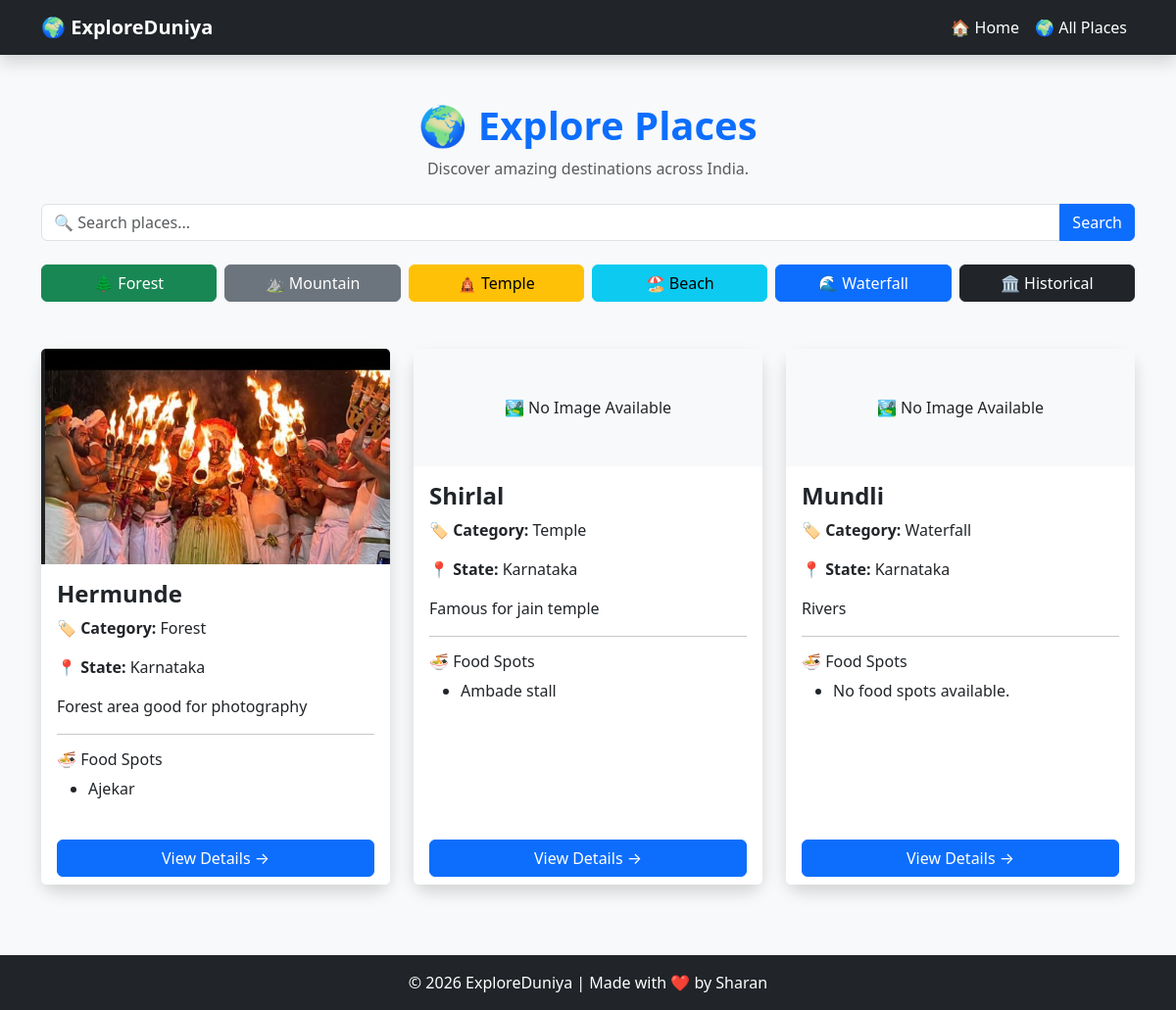
The page /places/ on the database its author committed.
### places/models.py (models this page shows, shortened)
class Place(models.Model):
    CATEGORY_CHOICES = [
        ('Forest', 'Forest'),
        ('Mountain', 'Mountain'),
        ('Temple', 'Temple'),
        ('Beach', 'Beach'),
        ('Waterfall', 'Waterfall'),
        ('Historical', 'Historical'),
        ('Food', 'Food Destination'),
    ]
    name = models.CharField(max_length=100)
    state = models.CharField(max_length=100)
    description = models.TextField()
    category = models.CharField(
        max_length=50,
        choices=CATEGORY_CHOICES,
        default='Forest'
    )
    image = models.ImageField(
        upload_to='places/',
        blank=True,
        null=True
    )

class FoodSpot(models.Model):
    place = models.ForeignKey(
        Place,
        on_delete=models.CASCADE
    )
    name = models.CharField(max_length=100)
    special_food = models.CharField(max_length=100)
    price = models.IntegerField()

### places/views.py (the view)
# urls.py: path("places/", place_list, name="place_list"),
def place_list(request):
    query = request.GET.get("q")
    if query:
        places = Place.objects.filter(name__icontains=query)
    else:
        places = Place.objects.all()
    return render(
        request,
        "places/place_list.html",
        {
            "places": places,
        },
    )

### places/templates/places/place_list.html (shortened to what this page needs)
<!DOCTYPE html>
<html lang="en">
<head>
    <link href="https://cdn.jsdelivr.net/npm/bootstrap@5.3.7/dist/css/bootstrap.min.css" rel="stylesheet">
</head>
<body>
<nav class="navbar navbar-expand-lg navbar-dark bg-dark shadow">
    <div class="container">
        <a class="navbar-brand fw-bold" href="/">🌍 ExploreDuniya</a>
        <div class="navbar-nav ms-auto">
            <a class="nav-link text-white" href="/">🏠 Home</a>
            <a class="nav-link text-white" href="/places/">🌍 All Places</a>
        </div>
    </div>
</nav>
<div class="container mt-5 mb-4 text-center">
    <h1 class="fw-bold text-primary">🌍 Explore Places</h1>
    {% if category %}
        <p class="text-muted">
            Showing places in <strong>{{ category }}</strong> category.
        </p>
    {% else %}
        <p class="text-muted">
            Discover amazing destinations across India.
        </p>
    {% endif %}
</div>
<div class="container mb-4">
    <form method="GET">
        <div class="input-group">
            <input
                type="text"
                name="q"
                class="form-control"
                placeholder="🔍 Search places..."
                value="{{ request.GET.q }}"
            >
            <button class="btn btn-primary" type="submit">
                Search
            </button>
        </div>
    </form>
</div>
<div class="container mb-5">
    <div class="row g-2">
        <div class="col-md-2">
            <a href="/places/category/Forest/" class="btn btn-success w-100">
                🌲 Forest
            </a>
        </div>
        <div class="col-md-2">
            <a href="/places/category/Mountain/" class="btn btn-secondary w-100">
                ⛰️ Mountain
            </a>
        </div>
        <div class="col-md-2">
            <a href="/places/category/Temple/" class="btn btn-warning w-100">
                🛕 Temple
            </a>
        </div>
        <div class="col-md-2">
            <a href="/places/category/Beach/" class="btn btn-info w-100">
                🏖️ Beach
            </a>
        </div>
        <div class="col-md-2">
            <a href="/places/category/Waterfall/" class="btn btn-primary w-100">
                🌊 Waterfall
            </a>
        </div>
        <div class="col-md-2">
            <a href="/places/category/Historical/" class="btn btn-dark w-100">
                🏛️ Historical
            </a>
        </div>
    </div>
</div>
<div class="container">
    <div class="row">
        {% for place in places %}
        <div class="col-md-4 mb-4">
            <div class="card shadow h-100 border-0 rounded-4">
                {% if place.image %}
                    <img
                        src="{{ place.image.url }}"
                        class="card-img-top"
                        alt="{{ place.name }}"
                    >
                {% else %}
                    <div class="bg-light text-center p-5">
                        🏞️ No Image Available
                    </div>
                {% endif %}
                <div class="card-body">
                    <h4 class="fw-bold">
                        {{ place.name }}
                    </h4>
                    <p>
                        <strong>🏷️ Category:</strong>
                        {{ place.category }}
                    </p>
                    <p>
                        <strong>📍 State:</strong>
                        {{ place.state }}
                    </p>
                    <p>
                        {{ place.description|truncatewords:20 }}
                    </p>
                    <hr>
                    <h6>🍜 Food Spots</h6>
                    <ul>
                        {% for food in place.foodspot_set.all %}
                            <li>
                                {{ food.name }}
                            </li>
                        {% empty %}
                            <li>No food spots available.</li>
                        {% endfor %}
                    </ul>
                </div>
                <div class="card-footer bg-white border-0">
                    <a
                        href="/places/{{ place.id }}/"
                        class="btn btn-primary w-100"
                    >
                        View Details →
                    </a>
                </div>
            </div>
        </div>
        {% empty %}
        <div class="col-12">
            <div class="alert alert-warning text-center">
                No places found.
            </div>
        </div>
        {% endfor %}
    </div>
</div>
<footer class="bg-dark text-white text-center py-3 mt-5">
    <div class="container">
        © 2026 ExploreDuniya | Made with ❤️ by Sharan
    </div>
</footer>
</body>
</html>

### places/templates/places/place_list.html (style rules this page uses)
body { background-color: #f8f9fa; }
.card { transition: transform 0.3s ease, box-shadow 0.3s ease; }
.card-img-top { height: 220px; object-fit: cover; }

### rows shown on the page
Place: image (picture), name "Hermunde", category "Forest", state "Karnataka", description "Forest area good for photography"
FoodSpot: name "Ajekar"
Place: shows "🏞️ No Image Available", name "Shirlal", category "Temple", state "Karnataka", description "Famous for jain temple"
FoodSpot: name "Ambade stall"
Place: shows "🏞️ No Image Available", name "Mundli", category "Waterfall", state "Karnataka", description "Rivers"
